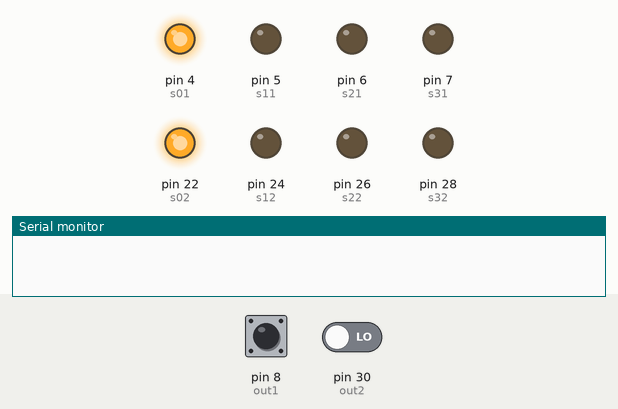
The sketch below on a simulated Arduino Mega 2560, built with avr-gcc and run on an emulated ATmega2560. Parts: output pins drawn as LEDs (lit = HIGH), the last lines printed to the serial monitor. Inputs (shaded band) come from the test bench; at power-on: pin 8 (out1) LOW, pin 30 (out2) LOW.

Above: at 1.2 s.
1.3 s: pin 8 (out1) pulsed HIGH 5 times (0.12 s each, 0.3 s apart)
At 4.8 s:
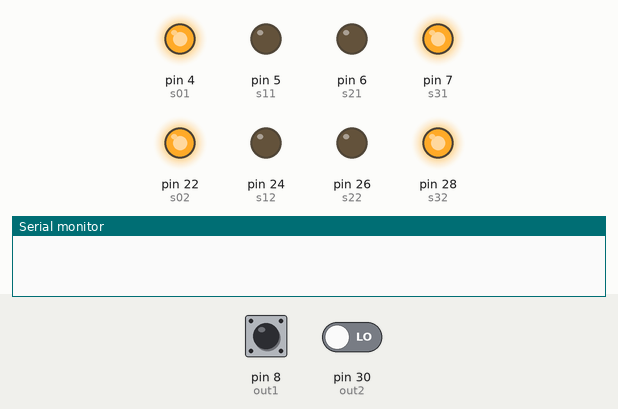
At 7.9 s:
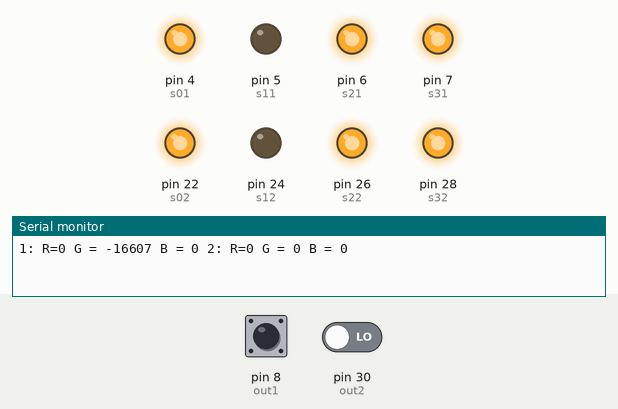
Timing chart, 0 to 11.8 s (numbered marks = the images above; inputs shaded):
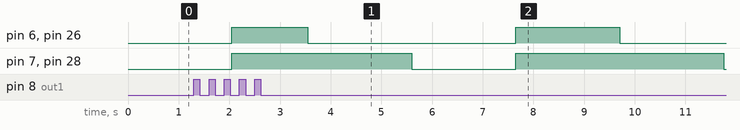

The sketch:

test1.ino
```cpp
#include <Servo.h>

int rf1 = 0, rf2 = 0, gf1 = 0, gf2 = 0, bf1 = 0, bf2 = 0;
int s01 = 4;
int s11 = 5;
int s21 = 6;
int s31 = 7;
int out1 = 8;
int s02 = 22;
int s12 = 24;
int s22 = 26;
int s32 = 28;
int out2 = 30;

void setup() {
  // put your setup code here, to run once:

  pinMode(s01, OUTPUT);
  pinMode(s11, OUTPUT);
  pinMode(s21, OUTPUT);
  pinMode(s31, OUTPUT);
  pinMode(out1, INPUT);

  pinMode(s02, OUTPUT);
  pinMode(s12, OUTPUT);
  pinMode(s22, OUTPUT);
  pinMode(s32, OUTPUT);
  pinMode(out2, INPUT);

  digitalWrite(s01, HIGH);
  digitalWrite(s11, LOW);
  digitalWrite(s02, HIGH);
  digitalWrite(s12, LOW);

  Serial.begin(115200);

}

void loop() {
  // put your main code here, to run repeatedly:

  // red
  digitalWrite(s21, LOW);
  digitalWrite(s31, LOW);
  digitalWrite(s22, LOW);
  digitalWrite(s32, LOW);
  rf1 = pulseIn(out1, LOW);
  rf2 = pulseIn(out2, LOW);
  delay(50);

  // green
  digitalWrite(s21, HIGH);
  digitalWrite(s31, HIGH);
  digitalWrite(s22, HIGH);
  digitalWrite(s32, HIGH);
  gf1 = pulseIn(out1, LOW);
  gf2 = pulseIn(out2, LOW);
  delay(50);

  // blue
  digitalWrite(s21, LOW);
  digitalWrite(s31, HIGH);
  digitalWrite(s22, LOW);
  digitalWrite(s32, HIGH);
  bf1 = pulseIn(out1, LOW);
  bf2 = pulseIn(out2, LOW);
  delay(50);

  Serial.print("1: R=");
  Serial.print(rf1);
  Serial.print(" G = ");
  Serial.print(gf1);
  Serial.print(" B = ");
  Serial.print(bf1);
  Serial.print(" 2: R=");
  Serial.print(rf2);
  Serial.print(" G = ");
  Serial.print(gf2);
  Serial.print(" B = ");
  Serial.print(bf2);

  Serial.println();
}
```
